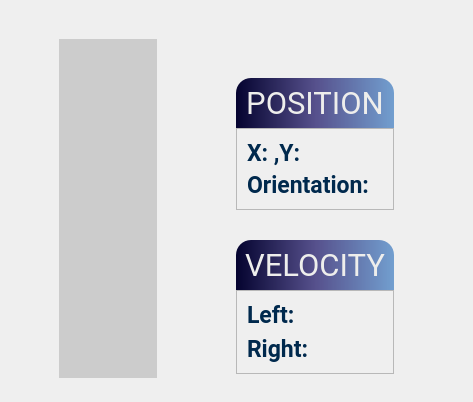
          <widget class="QWidget" name="page_guest_2">
           <layout class="QHBoxLayout" name="horizontalLayout_21">
            <property name="leftMargin">
             <number>0</number>
            </property>
            <property name="topMargin">
             <number>0</number>
            </property>
            <property name="rightMargin">
             <number>0</number>
            </property>
            <property name="bottomMargin">
             <number>0</number>
            </property>
            <item>
             <widget class="QWidget" name="widget_19" native="true">
              <layout class="QHBoxLayout" name="horizontalLayout_14">
               <item>
                <widget class="QWidget" name="widget_6" native="true">
                 <layout class="QHBoxLayout" name="horizontalLayout_13" stretch="4,3">
                  <property name="spacing">
                   <number>0</number>
                  </property>
                  <property name="leftMargin">
                   <number>0</number>
                  </property>
                  <property name="topMargin">
                   <number>0</number>
                  </property>
                  <property name="rightMargin">
                   <number>0</number>
                  </property>
                  <property name="bottomMargin">
                   <number>0</number>
                  </property>
                  <item>
                   <widget class="QWidget" name="widget_33" native="true">
                    <property name="maximumSize">
                     <size>
                      <width>16777215</width>
                      <height>16777215</height>
                     </size>
                    </property>
                    <layout class="QVBoxLayout" name="verticalLayout_48">
                     <property name="spacing">
                      <number>30</number>
                     </property>
                     <property name="leftMargin">
                      <number>50</number>
                     </property>
                     <property name="topMargin">
                      <number>30</number>
                     </property>
                     <property name="rightMargin">
                      <number>50</number>
                     </property>
                     <property name="bottomMargin">
                      <number>15</number>
                     </property>
                     <item>
                      <widget class="QWidget" name="tracking_main_5" native="true">
                       <property name="styleSheet">
                        <string notr="true">background-color: rgb(204,204,204); </string>
                       </property>
                       <layout class="QVBoxLayout" name="tracking_5">
                        <property name="leftMargin">
                         <number>0</number>
                        </property>
                        <property name="topMargin">
                         <number>0</number>
                        </property>
                        <property name="rightMargin">
                         <number>0</number>
                        </property>
                        <property name="bottomMargin">
                         <number>0</number>
                        </property>
                        <item>
                         <widget class="QGraphicsView" name="view_map_3">
                          <property name="styleSheet">
                           <string notr="true"/>
                          </property>
                          <property name="frameShape">
                           <enum>QFrame::NoFrame</enum>
                          </property>
                          <property name="sizeAdjustPolicy">
                           <enum>QAbstractScrollArea::AdjustToContentsOnFirstShow</enum>
                          </property>
                          <property name="dragMode">
                           <enum>QGraphicsView::ScrollHandDrag</enum>
                          </property>
                         </widget>
                        </item>
                       </layout>
                      </widget>
                     </item>
                    </layout>
                   </widget>
                  </item>
                  <item>
                   <widget class="QWidget" name="widget_29" native="true">
                    <property name="maximumSize">
                     <size>
                      <width>16777215</width>
                      <height>16777215</height>
                     </size>
                    </property>
                    <layout class="QVBoxLayout" name="verticalLayout_15">
                     <property name="spacing">
                      <number>20</number>
                     </property>
                     <property name="topMargin">
                      <number>30</number>
                     </property>
                     <property name="rightMargin">
                      <number>50</number>
                     </property>
                     <item>
                      <widget class="QWidget" name="camera_5" native="true">
                       <layout class="QVBoxLayout" name="verticalLayout_41">
                        <property name="leftMargin">
                         <number>9</number>
                        </property>
                        <property name="topMargin">
                         <number>0</number>
                        </property>
                        <property name="rightMargin">
                         <number>9</number>
                        </property>
                        <property name="bottomMargin">
                         <number>9</number>
                        </property>
                       </layout>
                      </widget>
                     </item>
                     <item>
                      <widget class="QWidget" name="widget_7" native="true">
                       <layout class="QVBoxLayout" name="verticalLayout_17">
                        <property name="spacing">
                         <number>30</number>
                        </property>
                        <property name="leftMargin">
                         <number>20</number>
                        </property>
                        <property name="topMargin">
                         <number>10</number>
                        </property>
                        <property name="rightMargin">
                         <number>20</number>
                        </property>
                        <property name="bottomMargin">
                         <number>10</number>
                        </property>
                        <item>
                         <widget class="QFrame" name="position_4">
                          <property name="minimumSize">
                           <size>
                            <width>0</width>
                            <height>0</height>
                           </size>
                          </property>
                          <property name="maximumSize">
                           <size>
                            <width>16777215</width>
                            <height>16777215</height>
                           </size>
                          </property>
                          <property name="styleSheet">
                           <string notr="true"/>
                          </property>
                          <layout class="QVBoxLayout" name="verticalLayout_49" stretch="0,0">
                           <property name="spacing">
                            <number>0</number>
                           </property>
                           <property name="leftMargin">
                            <number>0</number>
                           </property>
                           <property name="topMargin">
                            <number>0</number>
                           </property>
                           <property name="rightMargin">
                            <number>0</number>
                           </property>
                           <property name="bottomMargin">
                            <number>0</number>
                           </property>
                           <item>
                            <widget class="QFrame" name="frame_23">
                             <property name="enabled">
                              <bool>true</bool>
                             </property>
                             <property name="maximumSize">
                              <size>
                               <width>16777215</width>
                               <height>50</height>
                              </size>
                             </property>
                             <property name="styleSheet">
                              <string notr="true">QFrame{
	border-top-left-radius: 15;
	border-top-right-radius: 15;
	border-style: solid;
	border-color:rgb(0, 41, 77);
	background-color: qlineargradient(spread: pad, x1:0, y1:0, x2:1, y2:0, stop:0 rgb(4, 3, 47), stop:0.5 rgb(86, 80, 140), stop:1 rgb(114, 159, 207));
}</string>
                             </property>
                             <property name="lineWidth">
                              <number>0</number>
                             </property>
                             <layout class="QVBoxLayout" name="verticalLayout_50">
                              <item alignment="Qt::AlignHCenter">
                               <widget class="QLabel" name="label1_11">
                                <property name="font">
                                 <font>
                                  <family>Roboto</family>
                                  <pointsize>23</pointsize>
                                  <weight>50</weight>
                                  <bold>false</bold>
                                 </font>
                                </property>
                                <property name="styleSheet">
                                 <string notr="true">QLabel{
background-color: transparent; 
color: rgb(238, 238, 236);
}</string>
                                </property>
                                <property name="text">
                                 <string>POSITION</string>
                                </property>
                                <property name="alignment">
                                 <set>Qt::AlignCenter</set>
                                </property>
                               </widget>
                              </item>
                             </layout>
                            </widget>
                           </item>
                           <item>
                            <widget class="QFrame" name="frame_24">
                             <property name="sizePolicy">
                              <sizepolicy hsizetype="Preferred" vsizetype="Preferred">
                               <horstretch>0</horstretch>
                               <verstretch>0</verstretch>
                              </sizepolicy>
                             </property>
                             <property name="maximumSize">
                              <size>
                               <width>16777215</width>
                               <height>200</height>
                              </size>
                             </property>
                             <property name="font">
                              <font>
                               <family>Roboto</family>
                               <pointsize>13</pointsize>
                               <weight>75</weight>
                               <bold>true</bold>
                              </font>
                             </property>
                             <property name="styleSheet">
                              <string notr="true">
color: rgb(0, 41, 77);</string>
                             </property>
                             <property name="frameShape">
                              <enum>QFrame::StyledPanel</enum>
                             </property>
                             <property name="frameShadow">
                              <enum>QFrame::Plain</enum>
                             </property>
                             <property name="lineWidth">
                              <number>1</number>
                             </property>
                             <layout class="QGridLayout" name="gridLayout_23" columnstretch="0">
                              <property name="leftMargin">
                               <number>10</number>
                              </property>
                              <property name="topMargin">
                               <number>10</number>
                              </property>
                              <property name="rightMargin">
                               <number>10</number>
                              </property>
                              <property name="bottomMargin">
                               <number>10</number>
                              </property>
                              <property name="horizontalSpacing">
                               <number>0</number>
                              </property>
                              <property name="verticalSpacing">
                               <number>4</number>
                              </property>
                              <item row="0" column="0">
                               <widget class="QLabel" name="label_xy_3">
                                <property name="font">
                                 <font>
                                  <family>Roboto</family>
                                  <pointsize>17</pointsize>
                                  <weight>75</weight>
                                  <bold>true</bold>
                                 </font>
                                </property>
                                <property name="text">
                                 <string>X: ,Y:</string>
                                </property>
                               </widget>
                              </item>
                              <item row="1" column="0">
                               <widget class="QLabel" name="label_theta_3">
                                <property name="font">
                                 <font>
                                  <family>Roboto</family>
                                  <pointsize>17</pointsize>
                                  <weight>75</weight>
                                  <bold>true</bold>
                                 </font>
                                </property>
                                <property name="text">
                                 <string>Orientation:</string>
                                </property>
                               </widget>
                              </item>
                             </layout>
                            </widget>
                           </item>
                          </layout>
                         </widget>
                        </item>
                        <item>
                         <widget class="QFrame" name="velocity_5">
                          <property name="minimumSize">
                           <size>
                            <width>0</width>
                            <height>0</height>
                           </size>
                          </property>
                          <property name="maximumSize">
                           <size>
                            <width>16777215</width>
                            <height>16777215</height>
                           </size>
                          </property>
                          <property name="styleSheet">
                           <string notr="true"/>
                          </property>
                          <layout class="QVBoxLayout" name="verticalLayout_51" stretch="0,0">
                           <property name="spacing">
                            <number>0</number>
                           </property>
                           <property name="leftMargin">
                            <number>0</number>
                           </property>
                           <property name="topMargin">
                            <number>0</number>
                           </property>
                           <property name="rightMargin">
                            <number>0</number>
                           </property>
                           <property name="bottomMargin">
                            <number>0</number>
                           </property>
                           <item>
                            <widget class="QFrame" name="frame_25">
                             <property name="enabled">
                              <bool>true</bool>
                             </property>
                             <property name="maximumSize">
                              <size>
                               <width>16777215</width>
                               <height>50</height>
                              </size>
                             </property>
                             <property name="styleSheet">
                              <string notr="true">QFrame{
	border-top-left-radius: 15;
	border-top-right-radius: 15;
	border-style: solid;
	border-color:rgb(0, 41, 77);
	background-color: qlineargradient(spread: pad, x1:0, y1:0, x2:1, y2:0, stop:0 rgb(4, 3, 47), stop:0.5 rgb(86, 80, 140), stop:1 rgb(114, 159, 207));
}</string>
                             </property>
                             <property name="lineWidth">
                              <number>0</number>
                             </property>
                             <layout class="QVBoxLayout" name="verticalLayout_52">
                              <item alignment="Qt::AlignHCenter">
                               <widget class="QLabel" name="label1_12">
                                <property name="font">
                                 <font>
                                  <family>Roboto</family>
                                  <pointsize>23</pointsize>
                                  <weight>50</weight>
                                  <bold>false</bold>
                                 </font>
                                </property>
                                <property name="styleSheet">
                                 <string notr="true">QLabel{
background-color: transparent; 
color: rgb(238, 238, 236);
}</string>
                                </property>
                                <property name="text">
                                 <string>VELOCITY</string>
                                </property>
                                <property name="alignment">
                                 <set>Qt::AlignCenter</set>
                                </property>
                               </widget>
                              </item>
                             </layout>
                            </widget>
                           </item>
                           <item>
                            <widget class="QFrame" name="frame_26">
                             <property name="sizePolicy">
                              <sizepolicy hsizetype="Preferred" vsizetype="Preferred">
                               <horstretch>0</horstretch>
                               <verstretch>0</verstretch>
                              </sizepolicy>
                             </property>
                             <property name="maximumSize">
                              <size>
                               <width>16777215</width>
                               <height>200</height>
                              </size>
                             </property>
                             <property name="styleSheet">
                              <string notr="true">
color: rgb(0, 41, 77);</string>
                             </property>
                             <property name="frameShape">
                              <enum>QFrame::StyledPanel</enum>
                             </property>
                             <property name="frameShadow">
                              <enum>QFrame::Plain</enum>
                             </property>
                             <property name="lineWidth">
                              <number>1</number>
                             </property>
                             <layout class="QVBoxLayout" name="verticalLayout_53">
                              <property name="leftMargin">
                               <number>10</number>
                              </property>
                              <property name="topMargin">
                               <number>10</number>
                              </property>
                              <property name="rightMargin">
                               <number>10</number>
                              </property>
                              <property name="bottomMargin">
                               <number>10</number>
                              </property>
                              <item>
                               <widget class="QLabel" name="label_left_3">
                                <property name="font">
                                 <font>
                                  <family>Roboto</family>
                                  <pointsize>17</pointsize>
                                  <weight>75</weight>
                                  <bold>true</bold>
                                 </font>
                                </property>
                                <property name="text">
                                 <string>Left:</string>
                                </property>
                               </widget>
                              </item>
                              <item>
                               <widget class="QLabel" name="label_right_3">
                                <property name="font">
                                 <font>
                                  <family>Roboto</family>
                                  <pointsize>17</pointsize>
                                  <weight>75</weight>
                                  <bold>true</bold>
                                 </font>
                                </property>
                                <property name="text">
                                 <string>Right:</string>
                                </property>
                               </widget>
                              </item>
                             </layout>
                            </widget>
                           </item>
                          </layout>
                         </widget>
                        </item>
                       </layout>
                      </widget>
                     </item>
                    </layout>
                   </widget>
                  </item>
                 </layout>
                </widget>
               </item>
              </layout>
             </widget>
            </item>
           </layout>
          </widget>
